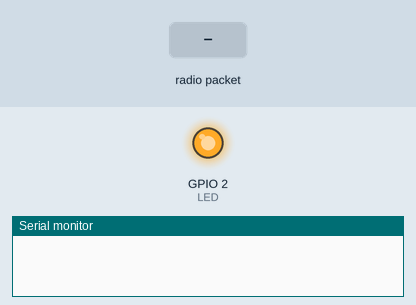
The program below on a simulated ESP8266 (NodeMCU). Shown: output pins drawn as LEDs (lit = HIGH), the last lines printed to the serial monitor. The inputs (shaded band) are chosen by the test bench.

Above: at 1.2 s.
1.3 s: radio packet "ON" arrives
At 2.0 s:
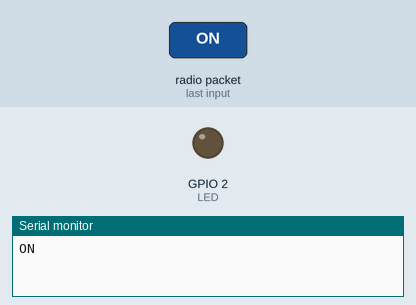
4.3 s: radio packet "OFF" arrives
At 5.5 s:
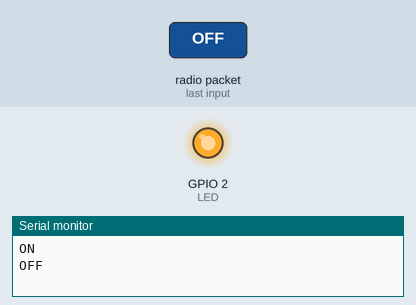
Timing chart, 0 to 7.3 s (numbered marks = the images above; inputs shaded):
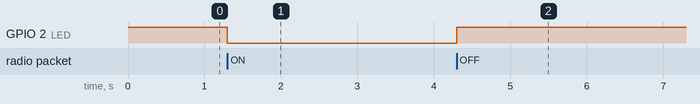

Measured:
- after the input at 1.3 s, GPIO 2 (LED): HIGH → LOW at once
- after the input at 4.3 s, GPIO 2 (LED): LOW → HIGH at once

The program:

main.cpp
```cpp
// (licence header left out)
#include <Arduino.h>
#include <receiver_espnow.h>

#define LED 2 // Builtin LED (could be different depending on your board)

// Enter any ID e.g. "Livingroom lights", but make sure it is unique.
// It will appear on the settings page at any "select esp" dropdown
String EspID = "ESP8266";

void setup()
{
  pinMode(LED, OUTPUT);
  digitalWrite(LED, HIGH); // Ensure LED is off, this particular board has active-low logic
  Serial.begin(115200);
  WiFi.mode(WIFI_STA);
  WiFi.disconnect();
  wifi_set_channel(1);

  if (esp_now_init() != 0)
  {
    Serial.println("ESP-NOW Initialization Failed");
    return;
  }

  esp_now_set_self_role(ESP_NOW_ROLE_SLAVE);
  esp_now_register_recv_cb(OnDataRecv);
  esp_now_register_send_cb(OnDataSent);
}

void loop()
{
}
```

receiver_espnow.cpp
```cpp
// (licence header left out)
#include <receiver_espnow.h>

boolean isCentralEspPaired = false;
extern String EspID;

void espNowAddReceiver(const uint8_t *receiver)
{
    if (esp_now_is_peer_exist((u8 *)receiver))
    {
        Serial.println("Peer already exists");
        return;
    }

    if (esp_now_add_peer((uint8_t *)receiver, ESP_NOW_ROLE_SLAVE, 0, NULL, 0) != 0)
    {
        Serial.println("Failed to add peer");
    }
    else
    {
        Serial.println("Paired success");
    }
}

void OnDataRecv(u8 *mac, u8 *data, u8 len)
{
    char receivedData[32];
    memcpy(&receivedData, data, sizeof(receivedData));

    Serial.println(receivedData);

    if (strncmp(receivedData, "GETMACADDRESS", strlen("GETMACADDRESS")) == 0)
    {
        if (!isCentralEspPaired)
        {
            espNowAddReceiver(mac);
            isCentralEspPaired = true;
        }
        Serial.println("Sending MAC");
        char dataToSend[32];
        strcpy(dataToSend, "MACSEND");
        strcat(dataToSend, EspID.c_str());
        esp_now_send(mac, (u8 *)dataToSend, sizeof(dataToSend));
    }

    // All possible ON states: "ONA", "ONAB", "ONB", you can add functionality for each case
    else if (strncmp(receivedData, "ON", strlen("ON")) == 0)
    {
        digitalWrite(2, LOW);
    }
    else if (strncmp(receivedData, "OFF", strlen("OFF")) == 0)
    {
        digitalWrite(2, HIGH);
    }
}

void OnDataSent(uint8_t *mac_addr, uint8_t sendStatus)
{
    Serial.println(sendStatus == 0 ? "Success" : "Fail");
}
```

receiver_espnow.h
```cpp
// (licence header left out)
#ifndef RECEIVER_ESPNOW_H
#define RECEIVER_ESPNOW_H

#include <Arduino.h>
#include <ESP8266WiFi.h>
#include <espnow.h>

void OnDataSent(uint8_t *mac_addr, uint8_t sendStatus);
void espNowAddReceiver(const uint8_t *receiver);
void OnDataRecv(u8 *mac, u8 *data, u8 len);

#endif
```
